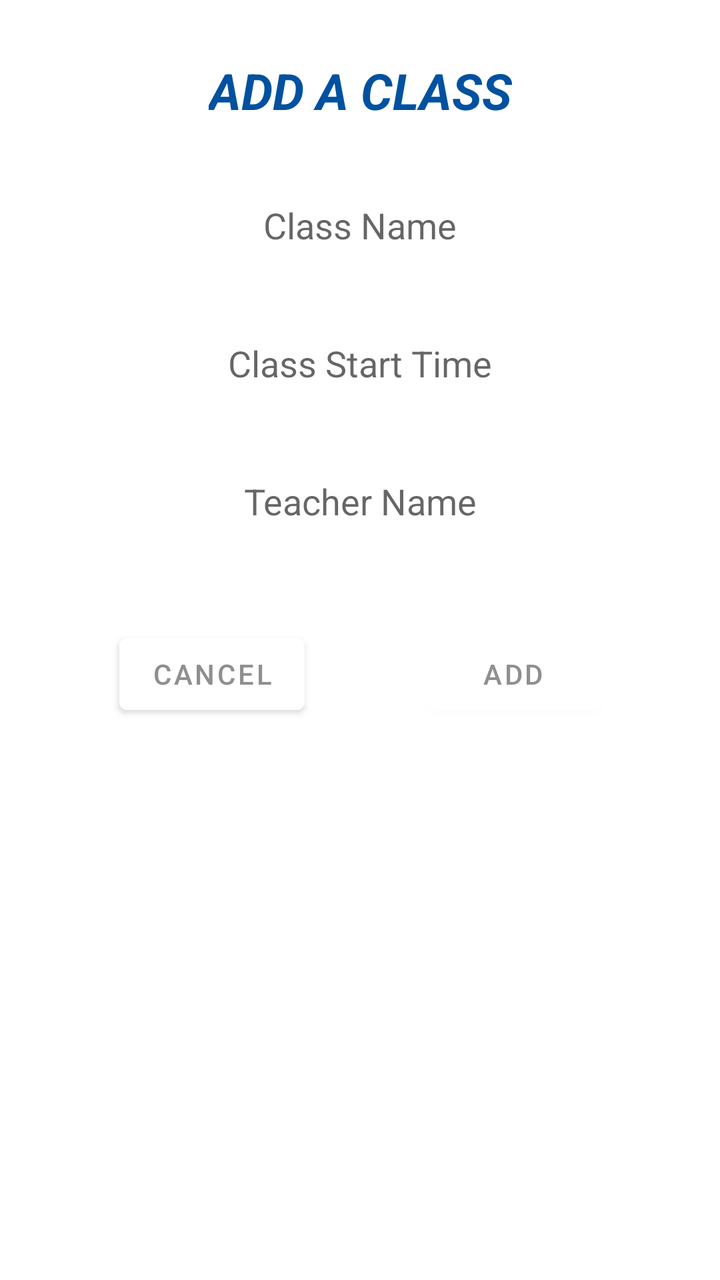
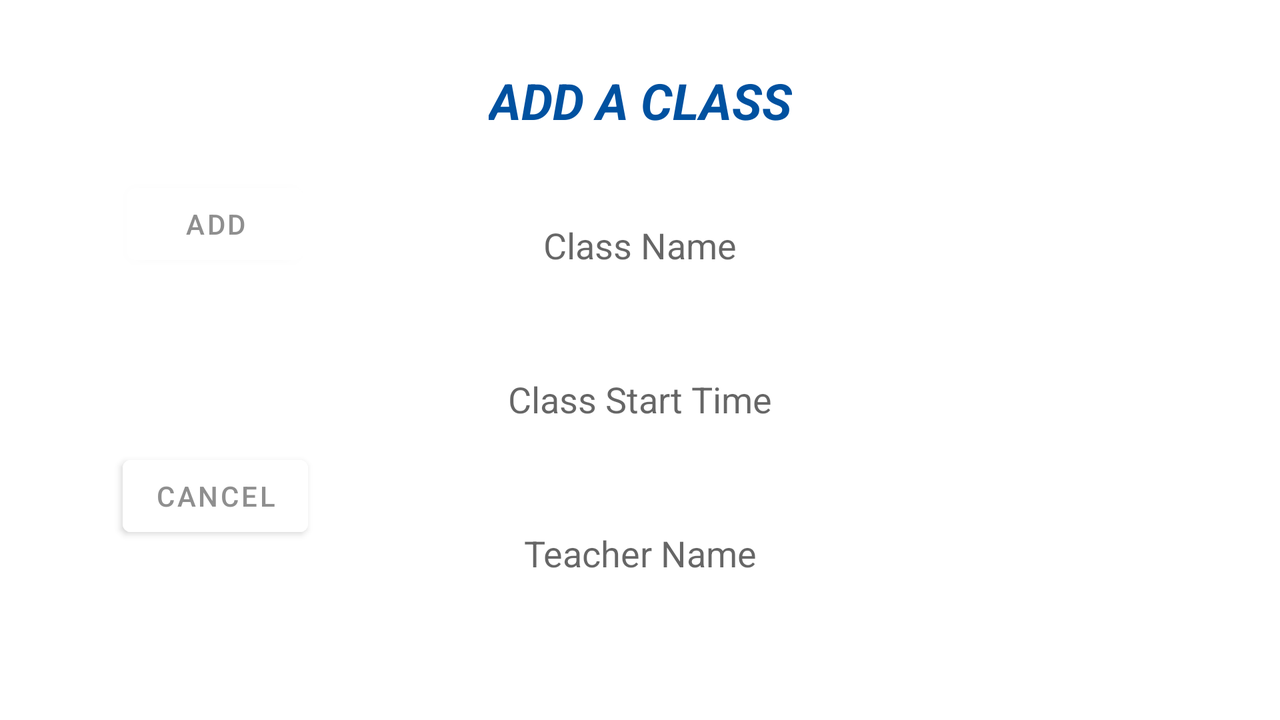

First picture: res/layout/ on a phone held upright. Second picture: the repository's own variant of that layout, on a device whose configuration matches the variant's folder. Source for both follows.
<!-- AndroidManifest.xml: application theme Theme.VirtualAssistant -->
<!-- res/layout/fragment_add_subject.xml -->
<?xml version="1.0" encoding="utf-8"?>
<androidx.constraintlayout.widget.ConstraintLayout xmlns:android="http://schemas.android.com/apk/res/android"
    xmlns:app="http://schemas.android.com/apk/res-auto"
    xmlns:tools="http://schemas.android.com/tools"
    android:id="@+id/addSubjectConstraintLayout"
    android:layout_width="match_parent"
    android:layout_height="match_parent"
    tools:context=".AddSubjectFragment">

    <EditText
        android:id="@+id/editTextSubjectName"
        android:layout_width="wrap_content"
        android:layout_height="45dp"
        android:layout_marginTop="90dp"
        android:background="@android:color/transparent"
        android:ems="10"
        android:gravity="center"
        android:hint="@string/className"
        android:inputType="textPersonName"
        app:layout_constraintEnd_toEndOf="parent"
        app:layout_constraintHorizontal_bias="0.5"
        app:layout_constraintStart_toStartOf="parent"
        app:layout_constraintTop_toTopOf="parent" />

    <EditText
        android:id="@+id/editTextSubjectStartTime"
        android:layout_width="wrap_content"
        android:layout_height="45dp"
        android:layout_marginTop="24dp"
        android:background="@android:color/transparent"
        android:ems="10"
        android:focusable="false"
        android:gravity="center"
        android:hint="@string/classStartTime"
        android:inputType="textPersonName"
        app:layout_constraintEnd_toEndOf="parent"
        app:layout_constraintHorizontal_bias="0.5"
        app:layout_constraintStart_toStartOf="parent"
        app:layout_constraintTop_toBottomOf="@+id/editTextSubjectName" />

    <EditText
        android:id="@+id/editTextAddSubjectTeacher"
        android:layout_width="wrap_content"
        android:layout_height="45dp"
        android:layout_marginTop="24dp"
        android:background="@android:color/transparent"
        android:ems="10"
        android:focusable="false"
        android:gravity="center"
        android:hint="@string/teacherName"
        android:inputType="textPersonName"
        app:layout_constraintEnd_toEndOf="parent"
        app:layout_constraintHorizontal_bias="0.5"
        app:layout_constraintStart_toStartOf="parent"
        app:layout_constraintTop_toBottomOf="@+id/editTextSubjectStartTime" />

    <Button
        android:id="@+id/buttonAddClass"
        android:layout_width="wrap_content"
        android:layout_height="wrap_content"
        android:layout_marginTop="40dp"
        android:backgroundTint="#FFFFFF"
        android:text="@string/add"
        android:textColor="#8F8F8F"
        app:layout_constraintEnd_toEndOf="parent"
        app:layout_constraintHorizontal_bias="0.5"
        app:layout_constraintStart_toEndOf="@+id/buttonCancel"
        app:layout_constraintTop_toBottomOf="@+id/editTextAddSubjectTeacher" />

    <Button
        android:id="@+id/buttonCancel"
        android:layout_width="wrap_content"
        android:layout_height="wrap_content"
        android:layout_marginTop="40dp"
        android:backgroundTint="#FFFFFF"
        android:text="@string/cancel"
        android:textColor="#8F8F8F"
        app:layout_constraintEnd_toStartOf="@+id/buttonAddClass"
        app:layout_constraintHorizontal_bias="0.5"
        app:layout_constraintStart_toStartOf="parent"
        app:layout_constraintTop_toBottomOf="@+id/editTextAddSubjectTeacher" />

    <TextView
        android:id="@+id/addSubjectTextView"
        android:layout_width="wrap_content"
        android:layout_height="wrap_content"
        android:text="@string/addClass"
        android:textColor="#0051A0"
        android:textSize="25sp"
        android:textStyle="bold|italic"
        app:layout_constraintBottom_toTopOf="@+id/editTextSubjectName"
        app:layout_constraintEnd_toEndOf="parent"
        app:layout_constraintHorizontal_bias="0.5"
        app:layout_constraintStart_toStartOf="parent"
        app:layout_constraintTop_toTopOf="parent" />

</androidx.constraintlayout.widget.ConstraintLayout>
<!-- resources referenced by this layout -->
<resources>
  <string name="add">Add</string>
  <string name="addClass">ADD A CLASS</string>
  <string name="cancel">Cancel</string>
  <string name="className">Class Name</string>
  <string name="classStartTime">Class Start Time</string>
  <string name="teacherName">Teacher Name</string>
  <style name="Theme.VirtualAssistant" parent="Theme.MaterialComponents.DayNight.DarkActionBar">
          
          <item name="colorPrimary">@color/purple_500</item>
          <item name="colorPrimaryVariant">@color/purple_700</item>
          <item name="colorOnPrimary">@color/white</item>
          
          <item name="colorSecondary">@color/teal_200</item>
          <item name="colorSecondaryVariant">@color/teal_700</item>
          <item name="colorOnSecondary">@color/black</item>
          
          <item name="android:statusBarColor" tools:targetApi="l">?attr/colorPrimaryVariant</item>
          
      </style>
</resources>
<!-- res/layout-land/fragment_add_subject.xml (the repository's variant of the layout above) -->
<!-- drawn on the phone turned sideways -->
<?xml version="1.0" encoding="utf-8"?>
<androidx.constraintlayout.widget.ConstraintLayout xmlns:android="http://schemas.android.com/apk/res/android"
    xmlns:app="http://schemas.android.com/apk/res-auto"
    xmlns:tools="http://schemas.android.com/tools"
    android:id="@+id/addSubjectConstraintLayout"
    android:layout_width="match_parent"
    android:layout_height="match_parent"
    tools:context=".AddSubjectFragment">

    <EditText
        android:id="@+id/editTextSubjectName"
        android:layout_width="wrap_content"
        android:layout_height="45dp"
        android:layout_marginTop="100dp"
        android:background="@android:color/transparent"
        android:ems="10"
        android:gravity="center"
        android:hint="@string/className"
        android:inputType="textPersonName"
        app:layout_constraintEnd_toEndOf="parent"
        app:layout_constraintHorizontal_bias="0.5"
        app:layout_constraintStart_toStartOf="parent"
        app:layout_constraintTop_toTopOf="parent" />

    <EditText
        android:id="@+id/editTextSubjectStartTime"
        android:layout_width="wrap_content"
        android:layout_height="45dp"
        android:layout_marginTop="32dp"
        android:background="@android:color/transparent"
        android:ems="10"
        android:focusable="false"
        android:gravity="center"
        android:hint="@string/classStartTime"
        android:inputType="textPersonName"
        app:layout_constraintEnd_toEndOf="parent"
        app:layout_constraintHorizontal_bias="0.5"
        app:layout_constraintStart_toStartOf="parent"
        app:layout_constraintTop_toBottomOf="@+id/editTextSubjectName" />

    <EditText
        android:id="@+id/editTextAddSubjectTeacher"
        android:layout_width="wrap_content"
        android:layout_height="45dp"
        android:layout_marginTop="32dp"
        android:background="@android:color/transparent"
        android:ems="10"
        android:focusable="false"
        android:gravity="center"
        android:hint="@string/teacherName"
        android:inputType="textPersonName"
        app:layout_constraintEnd_toEndOf="parent"
        app:layout_constraintHorizontal_bias="0.5"
        app:layout_constraintStart_toStartOf="parent"
        app:layout_constraintTop_toBottomOf="@+id/editTextSubjectStartTime" />


    <Button
        android:id="@+id/buttonAddClass"
        android:layout_width="wrap_content"
        android:layout_height="wrap_content"
        android:backgroundTint="#FFFFFF"
        android:text="@string/add"
        android:textColor="#8F8F8F"
        app:layout_constraintBottom_toTopOf="@+id/buttonCancel"
        app:layout_constraintEnd_toStartOf="@+id/editTextSubjectName"
        app:layout_constraintHorizontal_bias="0.5"
        app:layout_constraintStart_toStartOf="parent"
        app:layout_constraintTop_toTopOf="parent" />

    <Button
        android:id="@+id/buttonCancel"
        android:layout_width="wrap_content"
        android:layout_height="wrap_content"
        android:backgroundTint="#FFFFFF"
        android:text="@string/cancel"
        android:textColor="#8F8F8F"
        app:layout_constraintBottom_toBottomOf="parent"
        app:layout_constraintEnd_toStartOf="@+id/editTextSubjectName"
        app:layout_constraintHorizontal_bias="0.5"
        app:layout_constraintStart_toStartOf="parent"
        app:layout_constraintTop_toBottomOf="@+id/buttonAddClass" />

    <TextView
        android:id="@+id/addSubjectTextView"
        android:layout_width="wrap_content"
        android:layout_height="wrap_content"
        android:text="@string/addClass"
        android:textColor="#0051A0"
        android:textSize="25sp"
        android:textStyle="bold|italic"
        app:layout_constraintBottom_toTopOf="@+id/editTextSubjectName"
        app:layout_constraintEnd_toEndOf="parent"
        app:layout_constraintHorizontal_bias="0.5"
        app:layout_constraintStart_toStartOf="parent"
        app:layout_constraintTop_toTopOf="parent" />

</androidx.constraintlayout.widget.ConstraintLayout>
